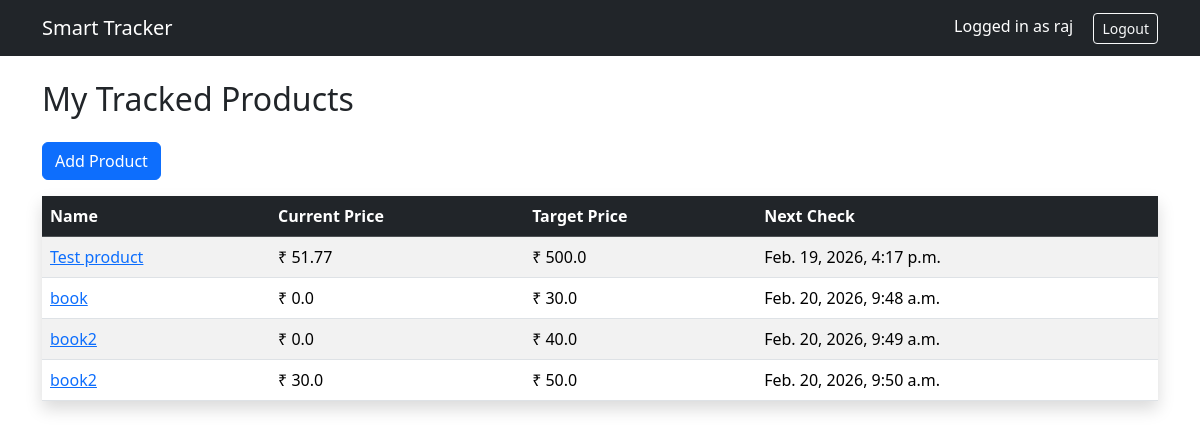
Before: / (signed in) with the older database file.
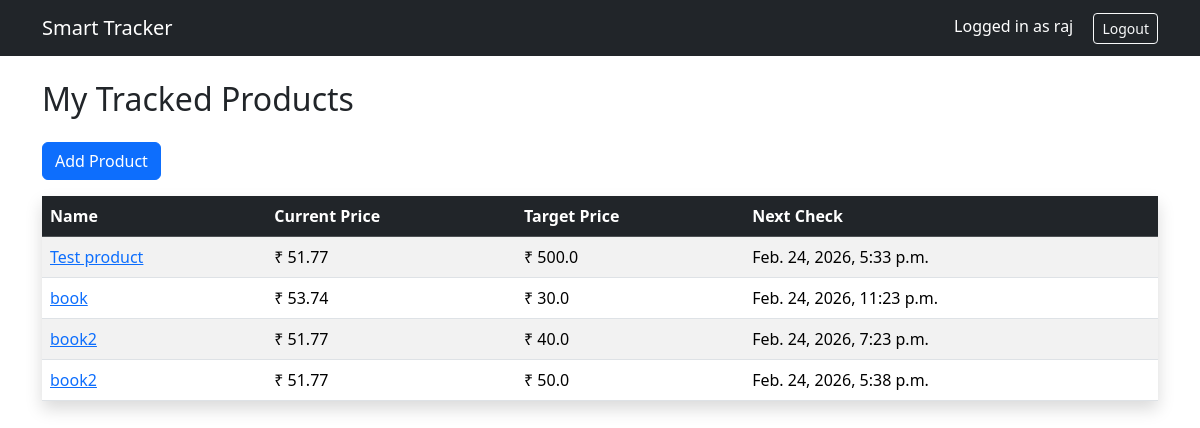
After: the same page with the newer database file.
### tracker/models.py (models this page shows)
class Product(models.Model):
    user = models.ForeignKey(User, on_delete=models.CASCADE)
    name = models.CharField(max_length=255)
    url = models.URLField()
    current_price = models.FloatField()
    target_price = models.FloatField()
    in_stock = models.BooleanField(default=True)
    last_checked = models.DateTimeField(auto_now=True)
    last_alerted_price = models.FloatField(null=True, blank=True)
    next_check_time = models.DateTimeField(default=timezone.now,db_index=True)

### tracker/views.py (the view)
# urls.py: path('', views.dashboard, name='dashboard'),
@login_required
def dashboard(request):
    products = Product.objects.filter(user=request.user)
    return render(request, 'tracker/dashboard.html', {'products': products})

### tracker/templates/tracker/dashboard.html
{% extends 'base.html' %}
{% block content %}
<h2 class="mb-4">My Tracked Products</h2>
<a href="{% url 'add_product' %}" class="btn btn-primary mb-3">Add Product</a>
<table class="table table-striped shadow">
    <thead class="table-dark">
        <tr>
            <th>Name</th>
            <th>Current Price</th>
            <th>Target Price</th>
            <th>Next Check</th>
        </tr>
    </thead>
    <tbody>
        {% for product in products %}
        <tr>
            <td>
              <a href="{% url 'product_detail' product.id %}">
                {{ product.name }}
              </a>
            </td>
            <td>₹ {{ product.current_price }}</td>
            <td>₹ {{ product.target_price }}</td>
            <td>{{ product.next_check_time }}</td>
        </tr>
        {% endfor %}
    </tbody>
</table>
{% endblock %}

### tracker/templates/base.html (shortened to what this page needs)
<!DOCTYPE html>
<html>
<head>
    <link href="https://cdn.jsdelivr.net/npm/bootstrap@5.3.2/dist/css/bootstrap.min.css" rel="stylesheet">
</head>
<body>
<nav class="navbar navbar-expand-lg navbar-dark bg-dark">
  <div class="container">
    <a class="navbar-brand" href="/">Smart Tracker</a>
    <div class="ms-auto">
      {% if user.is_authenticated %}
        <span class="text-white me-3">
          Logged in as {{ user.username }}
        </span>
        <form method="post" action="{% url 'logout' %}" style="display:inline;">
            <button type="submit" class="btn btn-outline-light btn-sm">
                Logout
            </button>
        </form>
      {% else %}
        <a href="{% url 'login' %}" class="btn btn-outline-light btn-sm">Login</a>
      {% endif %}
    </div>
  </div>
</nav>
<div class="container mt-4">
    {% block content %}{% endblock %}
</div>
</body>
</html>

Changed rows visible on the page:
changed Product "Test product": next_check_time "Feb. 19, 2026, 4:17 p.m." → "Feb. 24, 2026, 5:33 p.m."
changed Product "book": current_price "0.0" → "53.74"; next_check_time "Feb. 20, 2026, 9:48 a.m." → "Feb. 24, 2026, 11:23 p.m."
changed Product: current_price "0.0" → "51.77"; next_check_time "Feb. 20, 2026, 9:49 a.m." → "Feb. 24, 2026, 7:23 p.m."
changed Product: current_price "30.0" → "51.77"; next_check_time "Feb. 20, 2026, 9:50 a.m." → "Feb. 24, 2026, 5:38 p.m."
